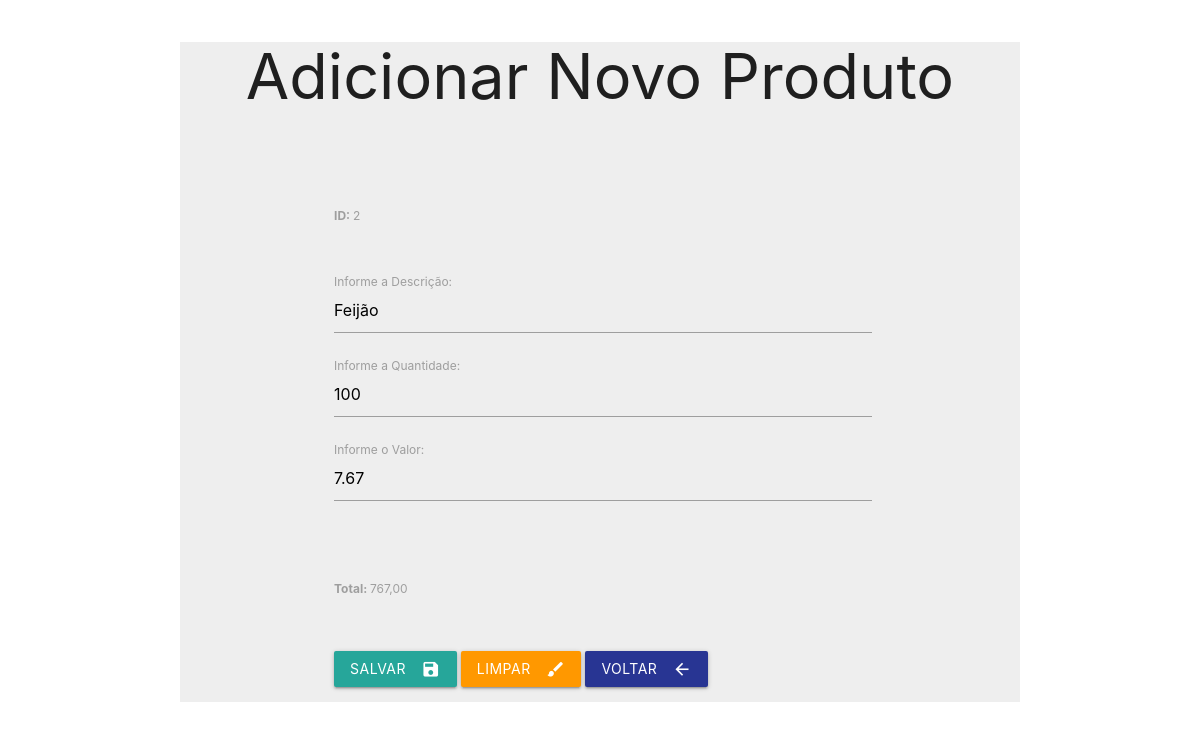
/frmEdtPro.php?id=2, run on the app's committed database.
### tables this page shows
CREATE TABLE `produtos` (
  `id` int(11) NOT NULL,
  `descricao` varchar(35) NOT NULL,
  `quantidade` float NOT NULL,
  `valor` float NOT NULL
);

### frmEdtPro.php (the view, shortened to what this page needs)
<?php
    $id = $_GET['id'];
    $pdo = Conexao::conectar();
    $pdo->setAttribute(PDO:: ATTR_ERRMODE, PDO::ERRMODE_EXCEPTION);
    $sql = "SELECT * FROM produtos WHERE id=?;";
    $query = $pdo->prepare($sql);
    $query->execute (array($id));
    $dados = $query->fetch(PDO::FETCH_ASSOC);
    $desc = $dados['descricao'];
    $qtde = $dados['quantidade'];
    $valor= $dados['valor'];
    $total = $qtde * $valor;
?>
<!DOCTYPE html>
<html lang="pt-br">
<head>
    <link rel="stylesheet" href="https://cdnjs.cloudflare.com/ajax/libs/materialize/1.0.0/css/materialize.min.css">
</head>
<body>
    <div class="container grey lighten-3 col s12">
    <div class="title col s12" style="text-align: center;">
                <h1>Adicionar Novo Produto</h1>
        </div>
        <div class="row">
            <form action="edtPro.php" method="POST" id="frmEdtPro"
                  name="frmEdtPro" class="col s12">
                <div class="camp input-field col s8">
                   <h3> <label for="lblID"><b>ID: </b> <?php echo $id;?> </label></h3>
                </div>
                <div class="camp input-field col s8">
                    <label for="lblDesc">Informe a Descrição: </label>
                    <input type="text" class="form-control" id="txtDesc"
                           name="txtDesc" value="<?php echo $desc;?>">
                </div>
                <div class="camp input-field col s8">
                    <label for="lblQtde">Informe a Quantidade: </label>
                    <input step="0.01" type="number" class="form-control" id="txtQtde"
                    name="txtQtde" value="<?php echo $qtde;?>"onblur="calcula_total()">
                </div>
                <div class="camp input-field col s8">
                    <label for="lblValor">Informe o Valor: </label>
                    <input step="0.01" type="number" class="form-control" id="txtValor"
                     name="txtValor" value="<?php echo $valor;?>" onblur="calcula_total()">
                </div>
                <div class="camp input-field col s8">
                   <h4> <label for="lblTotal"><b>Total: </b> <label id="total"><?php echo number_format($total, 2, ',', ' ');?></label> </label> </h4>
                </div>
                <div class="camp input-field col s8">
                    <button class="btn waves-effect waves-light" type="submit" id="btnSalvar">
                        Salvar <i class="material-icons right">save</i>
                    </button>
                    <button class="btn waves-effect waves-light orange" type="reset" id="btnLimpar">
                        Limpar <i class="material-icons right">brush</i>
                    </button>
                    <button class="btn waves-effect waves-light indigo darken-3" type="button" id="btnVoltar"
                            onclick="JavaScript:location.href='listarProdutos.php'">
                        Voltar <i class="material-icons right">arrow_back</i>
                    </button>
                </div>
            </form>
        </div>
    </div>
</body>
</html>

### frmEdtPro.php (style rules this page uses)
.camp { margin-left: 17%!important; }

### data on the page
produtos: txtDesc "Feijão", txtQtde "100", txtValor "7.67", total "767,00"

### other printed values
$id "2"
